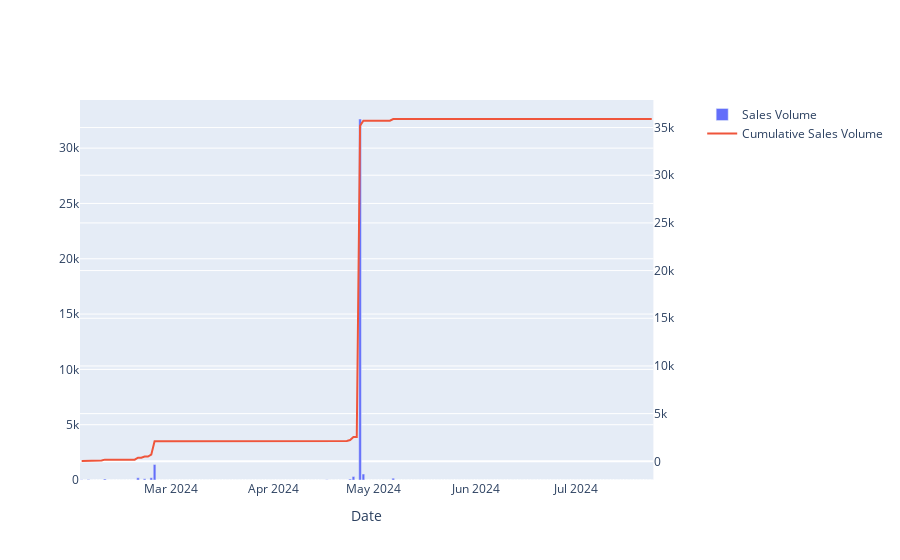

The cell this chart's notebook holds for it:
### Code cell
daily_vol_fig = make_subplots(specs=[[{"secondary_y": True}]])

daily_vol_fig.add_trace(
    go.Bar(
        x=daily_sales_metrics.index,
        y=daily_sales_metrics['vol_usd'],
        name='Sales Volume'
    ),
    secondary_y=False
)

daily_vol_fig.add_trace(
    go.Scatter(
        x=daily_sales_metrics.index,
        y=daily_sales_metrics['cumulative_vol'],
        name='Cumulative Sales Volume',
        mode='lines'
    ),
    secondary_y=True
)

daily_vol_fig.update_xaxes(title_text="Date")

# daily_vol_fig.show()

### Figure 1 — Plotly figure (JSON) as saved in the notebook; plotly's stock layout.template omitted (floating-point values rounded to 4 significant figures; data arrays with more than 128 entries replaced by an {"elided": "..."} marker saying what was removed)
{"data": [{"name": "Sales Volume", "type": "bar", "x": {"elided": "173 str values"}, "xaxis": "x", "y": {"elided": "173 float values"}, "yaxis": "y"}, {"mode": "lines", "name": "Cumulative Sales Volume", "type": "scatter", "x": {"elided": "173 str values"}, "xaxis": "x", "y": {"elided": "173 float values"}, "yaxis": "y2"}], "layout": {"xaxis": {"anchor": "y", "domain": [0, 0.94], "title": {"text": "Date"}}, "yaxis": {"anchor": "x", "domain": [0, 1]}, "yaxis2": {"anchor": "x", "overlaying": "y", "side": "right"}}}
